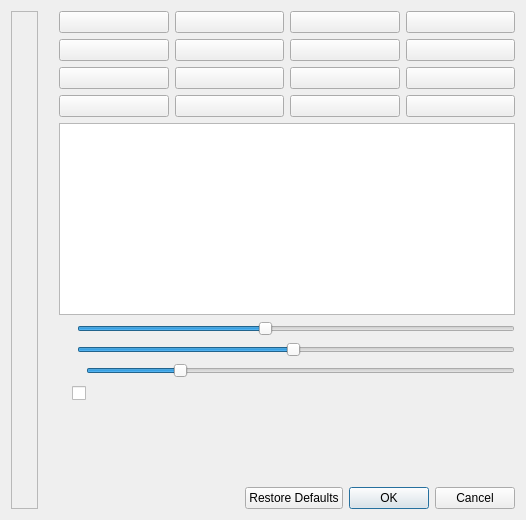
<?xml version="1.0" encoding="UTF-8"?>
<ui version="4.0">
 <class>formShowClick</class>
 <widget class="QDialog" name="formShowClick">
  <property name="geometry">
   <rect>
    <x>0</x>
    <y>0</y>
    <width>526</width>
    <height>520</height>
   </rect>
  </property>
  <property name="minimumSize">
   <size>
    <width>0</width>
    <height>520</height>
   </size>
  </property>
  <property name="windowTitle">
   <string>Showclick Settings</string>
  </property>
  <property name="windowFilePath">
   <string notr="true"/>
  </property>
  <layout class="QHBoxLayout" name="horizontalLayout">
   <item>
    <layout class="QVBoxLayout" name="verticalLayout_2">
     <item>
      <widget class="QFrame" name="frame">
       <property name="frameShape">
        <enum>QFrame::StyledPanel</enum>
       </property>
       <property name="frameShadow">
        <enum>QFrame::Raised</enum>
       </property>
       <layout class="QVBoxLayout" name="verticalLayout_3">
        <item>
         <widget class="QLabel" name="label">
          <property name="enabled">
           <bool>true</bool>
          </property>
          <property name="maximumSize">
           <size>
            <width>80</width>
            <height>80</height>
           </size>
          </property>
          <property name="frameShape">
           <enum>QFrame::NoFrame</enum>
          </property>
          <property name="text">
           <string notr="true"/>
          </property>
          <property name="pixmap">
           <pixmap resource="../screencast.qrc">:/pictures/farbeimer-gruen.png</pixmap>
          </property>
          <property name="scaledContents">
           <bool>true</bool>
          </property>
         </widget>
        </item>
        <item>
         <widget class="QLabel" name="label_3">
          <property name="maximumSize">
           <size>
            <width>80</width>
            <height>80</height>
           </size>
          </property>
          <property name="text">
           <string notr="true"/>
          </property>
          <property name="pixmap">
           <pixmap resource="../screencast.qrc">:/pictures/farbeimer-gelb.png</pixmap>
          </property>
          <property name="scaledContents">
           <bool>true</bool>
          </property>
         </widget>
        </item>
        <item>
         <widget class="QLabel" name="label_2">
          <property name="maximumSize">
           <size>
            <width>80</width>
            <height>80</height>
           </size>
          </property>
          <property name="text">
           <string notr="true"/>
          </property>
          <property name="pixmap">
           <pixmap resource="../screencast.qrc">:/pictures/farbeimer-rot.png</pixmap>
          </property>
          <property name="scaledContents">
           <bool>true</bool>
          </property>
         </widget>
        </item>
       </layout>
      </widget>
     </item>
    </layout>
   </item>
   <item>
    <spacer name="horizontalSpacer_5">
     <property name="orientation">
      <enum>Qt::Horizontal</enum>
     </property>
     <property name="sizeType">
      <enum>QSizePolicy::Minimum</enum>
     </property>
     <property name="sizeHint" stdset="0">
      <size>
       <width>15</width>
       <height>20</height>
      </size>
     </property>
    </spacer>
   </item>
   <item>
    <layout class="QVBoxLayout" name="verticalLayout">
     <property name="sizeConstraint">
      <enum>QLayout::SetDefaultConstraint</enum>
     </property>
     <item>
      <layout class="QGridLayout" name="gridLayout">
       <item row="3" column="2">
        <widget class="QPushButton" name="pushButton_gray">
         <property name="text">
          <string notr="true"/>
         </property>
        </widget>
       </item>
       <item row="0" column="2">
        <widget class="QPushButton" name="pushButton_cyan">
         <property name="text">
          <string notr="true"/>
         </property>
        </widget>
       </item>
       <item row="0" column="0">
        <widget class="QPushButton" name="pushButton_white">
         <property name="text">
          <string notr="true"/>
         </property>
        </widget>
       </item>
       <item row="2" column="0">
        <widget class="QPushButton" name="pushButton_green">
         <property name="text">
          <string notr="true"/>
         </property>
        </widget>
       </item>
       <item row="0" column="3">
        <widget class="QPushButton" name="pushButton_darkCyan">
         <property name="text">
          <string notr="true"/>
         </property>
        </widget>
       </item>
       <item row="2" column="3">
        <widget class="QPushButton" name="pushButton_darkYellow">
         <property name="text">
          <string notr="true"/>
         </property>
        </widget>
       </item>
       <item row="3" column="3">
        <widget class="QPushButton" name="pushButton_darkGray">
         <property name="text">
          <string notr="true"/>
         </property>
        </widget>
       </item>
       <item row="3" column="1">
        <widget class="QPushButton" name="pushButton_darkBlue">
         <property name="text">
          <string notr="true"/>
         </property>
        </widget>
       </item>
       <item row="1" column="2">
        <widget class="QPushButton" name="pushButton_magenta">
         <property name="text">
          <string notr="true"/>
         </property>
        </widget>
       </item>
       <item row="0" column="1">
        <widget class="QPushButton" name="pushButton_black">
         <property name="autoFillBackground">
          <bool>false</bool>
         </property>
         <property name="text">
          <string notr="true"/>
         </property>
        </widget>
       </item>
       <item row="1" column="1">
        <widget class="QPushButton" name="pushButton_darkRed">
         <property name="text">
          <string notr="true"/>
         </property>
        </widget>
       </item>
       <item row="2" column="1">
        <widget class="QPushButton" name="pushButton_darkGreen">
         <property name="text">
          <string notr="true"/>
         </property>
        </widget>
       </item>
       <item row="2" column="2">
        <widget class="QPushButton" name="pushButton_yellow">
         <property name="text">
          <string notr="true"/>
         </property>
        </widget>
       </item>
       <item row="1" column="3">
        <widget class="QPushButton" name="pushButton_darkMagenta">
         <property name="text">
          <string notr="true"/>
         </property>
        </widget>
       </item>
       <item row="1" column="0">
        <widget class="QPushButton" name="pushButton_red">
         <property name="text">
          <string notr="true"/>
         </property>
        </widget>
       </item>
       <item row="3" column="0">
        <widget class="QPushButton" name="pushButton_blue">
         <property name="text">
          <string notr="true"/>
         </property>
        </widget>
       </item>
      </layout>
     </item>
     <item>
      <layout class="QHBoxLayout" name="horizontalLayout_5">
       <item>
        <widget class="QGraphicsView" name="graphicsView">
         <property name="minimumSize">
          <size>
           <width>0</width>
           <height>110</height>
          </size>
         </property>
         <property name="toolTip">
          <string notr="true"/>
         </property>
        </widget>
       </item>
      </layout>
     </item>
     <item>
      <layout class="QHBoxLayout" name="horizontalLayout_4">
       <property name="leftMargin">
        <number>5</number>
       </property>
       <item>
        <widget class="QLabel" name="label_6">
         <property name="maximumSize">
          <size>
           <width>34</width>
           <height>13</height>
          </size>
         </property>
         <property name="toolTip">
          <string notr="true"/>
         </property>
         <property name="text">
          <string notr="true"/>
         </property>
         <property name="pixmap">
          <pixmap resource="../screencast.qrc">:/pictures/cursor.png</pixmap>
         </property>
         <property name="scaledContents">
          <bool>true</bool>
         </property>
        </widget>
       </item>
       <item>
        <widget class="QSlider" name="horizontalSliderCircle">
         <property name="toolTip">
          <string notr="true"/>
         </property>
         <property name="minimum">
          <number>40</number>
         </property>
         <property name="maximum">
          <number>110</number>
         </property>
         <property name="value">
          <number>70</number>
         </property>
         <property name="sliderPosition">
          <number>70</number>
         </property>
         <property name="orientation">
          <enum>Qt::Horizontal</enum>
         </property>
        </widget>
       </item>
      </layout>
     </item>
     <item>
      <layout class="QHBoxLayout" name="horizontalLayout_8">
       <property name="leftMargin">
        <number>5</number>
       </property>
       <item>
        <widget class="QLabel" name="label_7">
         <property name="maximumSize">
          <size>
           <width>34</width>
           <height>13</height>
          </size>
         </property>
         <property name="toolTip">
          <string notr="true"/>
         </property>
         <property name="text">
          <string notr="true"/>
         </property>
         <property name="pixmap">
          <pixmap resource="../screencast.qrc">:/pictures/transparenz.png</pixmap>
         </property>
         <property name="scaledContents">
          <bool>true</bool>
         </property>
        </widget>
       </item>
       <item>
        <widget class="QSlider" name="horizontalSliderOpacity">
         <property name="toolTip">
          <string notr="true"/>
         </property>
         <property name="minimum">
          <number>1</number>
         </property>
         <property name="maximum">
          <number>100</number>
         </property>
         <property name="sliderPosition">
          <number>50</number>
         </property>
         <property name="orientation">
          <enum>Qt::Horizontal</enum>
         </property>
        </widget>
       </item>
      </layout>
     </item>
     <item>
      <layout class="QGridLayout" name="gridLayout_2">
       <item row="9" column="0">
        <layout class="QHBoxLayout" name="horizontalLayout_3">
         <property name="spacing">
          <number>15</number>
         </property>
         <property name="leftMargin">
          <number>5</number>
         </property>
         <property name="topMargin">
          <number>0</number>
         </property>
         <property name="rightMargin">
          <number>0</number>
         </property>
         <item>
          <widget class="QLabel" name="label_4">
           <property name="maximumSize">
            <size>
             <width>25</width>
             <height>35</height>
            </size>
           </property>
           <property name="sizeIncrement">
            <size>
             <width>0</width>
             <height>0</height>
            </size>
           </property>
           <property name="toolTip">
            <string notr="true"/>
           </property>
           <property name="text">
            <string notr="true"/>
           </property>
           <property name="pixmap">
            <pixmap resource="../screencast.qrc">:/pictures/sandglass.png</pixmap>
           </property>
           <property name="scaledContents">
            <bool>true</bool>
           </property>
           <property name="margin">
            <number>0</number>
           </property>
          </widget>
         </item>
         <item>
          <widget class="QSlider" name="horizontalSliderShowtime">
           <property name="toolTip">
            <string notr="true"/>
           </property>
           <property name="minimum">
            <number>1</number>
           </property>
           <property name="maximum">
            <number>20</number>
           </property>
           <property name="value">
            <number>5</number>
           </property>
           <property name="orientation">
            <enum>Qt::Horizontal</enum>
           </property>
          </widget>
         </item>
        </layout>
       </item>
      </layout>
     </item>
     <item>
      <layout class="QHBoxLayout" name="horizontalLayout_6">
       <item>
        <widget class="QLabel" name="label_5">
         <property name="maximumSize">
          <size>
           <width>40</width>
           <height>40</height>
          </size>
         </property>
         <property name="toolTip">
          <string notr="true"/>
         </property>
         <property name="text">
          <string notr="true"/>
         </property>
         <property name="pixmap">
          <pixmap resource="../screencast.qrc">:/pictures/radiant.png</pixmap>
         </property>
         <property name="scaledContents">
          <bool>true</bool>
         </property>
        </widget>
       </item>
       <item>
        <widget class="QCheckBox" name="checkBoxRadiant">
         <property name="toolTip">
          <string notr="true"/>
         </property>
         <property name="text">
          <string notr="true"/>
         </property>
        </widget>
       </item>
       <item>
        <spacer name="horizontalSpacer_3">
         <property name="orientation">
          <enum>Qt::Horizontal</enum>
         </property>
         <property name="sizeHint" stdset="0">
          <size>
           <width>40</width>
           <height>20</height>
          </size>
         </property>
        </spacer>
       </item>
      </layout>
     </item>
     <item>
      <spacer name="verticalSpacer_2">
       <property name="orientation">
        <enum>Qt::Vertical</enum>
       </property>
       <property name="sizeType">
        <enum>QSizePolicy::Expanding</enum>
       </property>
       <property name="sizeHint" stdset="0">
        <size>
         <width>20</width>
         <height>20</height>
        </size>
       </property>
      </spacer>
     </item>
     <item>
      <layout class="QHBoxLayout" name="horizontalLayout_2">
       <item>
        <spacer name="horizontalSpacer">
         <property name="orientation">
          <enum>Qt::Horizontal</enum>
         </property>
         <property name="sizeHint" stdset="0">
          <size>
           <width>40</width>
           <height>20</height>
          </size>
         </property>
        </spacer>
       </item>
       <item>
        <widget class="QDialogButtonBox" name="buttonBox">
         <property name="toolTip">
          <string notr="true"/>
         </property>
         <property name="standardButtons">
          <set>QDialogButtonBox::Cancel|QDialogButtonBox::Ok|QDialogButtonBox::RestoreDefaults</set>
         </property>
        </widget>
       </item>
      </layout>
     </item>
    </layout>
   </item>
  </layout>
 </widget>
 <resources>
  <include location="../screencast.qrc"/>
 </resources>
 <connections/>
</ui>
